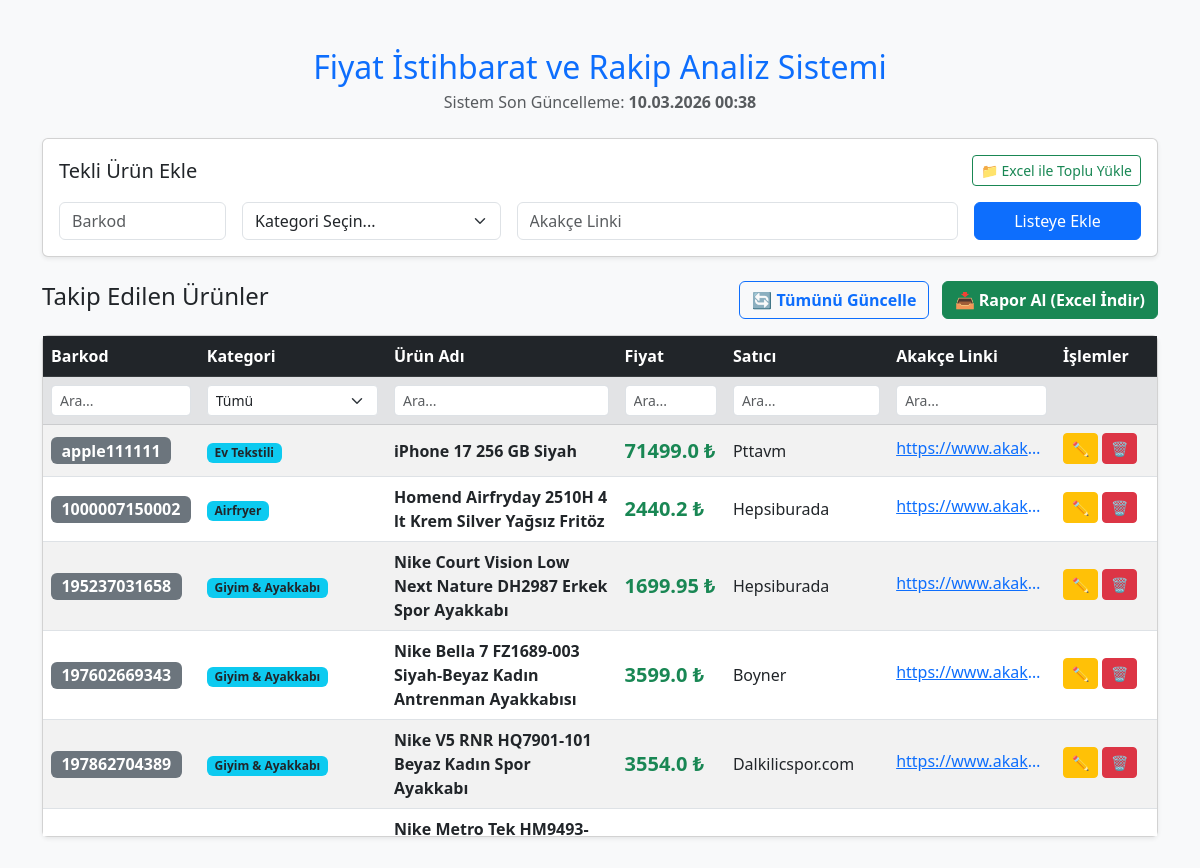
The page / on the database its author committed.
### tables this page shows
CREATE TABLE urunler 
                      (id INTEGER PRIMARY KEY AUTOINCREMENT, 
                       barkod TEXT, 
                       urun_adi TEXT, 
                       kategori TEXT,
                       link TEXT,
                       fiyat TEXT,
                       satici TEXT,
                       son_guncelleme TEXT);

### app.py (the view)
@app.route('/')
def index():
    global bot_calisiyor_mu, durdur_sinyali # Bu satırı ekledik
    conn = baglan()
    cursor = conn.cursor()
    cursor.execute("SELECT COUNT(*) FROM urunler")
    toplam = cursor.fetchone()[0] or 0
    cursor.execute("SELECT COUNT(*) FROM urunler WHERE fiyat='Bekleniyor ⏳'")
    bekleyen = cursor.fetchone()[0] or 0
    tamamlanan = toplam - bekleyen
    yuzde = int((tamamlanan / toplam) * 100) if toplam > 0 else 0
    kalan_saniye = bekleyen * 4.5
    if kalan_saniye > 60:
        kalan_sure_metin = f"{int(kalan_saniye // 60)} dk {int(kalan_saniye % 60)} sn"
    else:
        kalan_sure_metin = f"{int(kalan_saniye)} sn"
    if bekleyen == 0:
        kalan_sure_metin = "Tamamlandı"
    cursor.execute("SELECT MAX(son_guncelleme) FROM urunler WHERE son_guncelleme != 'Bekleniyor ⏳'")
    son_guncelleme_raw = cursor.fetchone()[0]
    if son_guncelleme_raw and son_guncelleme_raw != 'Bekleniyor ⏳':
        try:
            dt = datetime.strptime(son_guncelleme_raw, "%Y-%m-%d %H:%M:%S")
            son_guncelleme_genel = dt.strftime("%d.%m.%Y %H:%M") # Kullanıcıya gösterilecek güzel format
        except:
            son_guncelleme_genel = "Bilinmiyor"
    else:
        son_guncelleme_genel = "Henüz güncelleme yapılmadı"
    cursor.execute("SELECT * FROM urunler")
    urunler = cursor.fetchall()
    conn.close()
    bot_aktif_durum = bot_calisiyor_mu and not durdur_sinyali
    return render_template('index.html', urunler=urunler, kategoriler=KATEGORILER,
                           toplam=toplam, tamamlanan=tamamlanan, bekleyen=bekleyen,
                           yuzde=yuzde, kalan_sure_metin=kalan_sure_metin,
                           son_guncelleme_genel=son_guncelleme_genel,
                           bot_aktif=bot_aktif_durum) # Sadece bu değişkenin adını değiştirdik

### database.py (called while the page is built)
def baglan():
    return sqlite3.connect('urunler.db')

### templates/index.html (shortened to what this page needs)
<!DOCTYPE html>
<html lang="tr">
<head>
    <link href="https://cdn.jsdelivr.net/npm/bootstrap@5.3.0/dist/css/bootstrap.min.css" rel="stylesheet">
</head>
<body class="bg-light">
    <div class="container mt-5">
        <h2 class="mb-1 text-center text-primary">Fiyat İstihbarat ve Rakip Analiz Sistemi</h2>
        <p class="text-center text-muted mb-4" id="sonGuncellemeAlani">Sistem Son Güncelleme: <strong>{{ son_guncelleme_genel }}</strong></p>
        <div class="card mb-4 shadow-sm">
            <div class="card-body">
                <div class="d-flex justify-content-between align-items-center mb-3">
                    <h5 class="card-title mb-0">Tekli Ürün Ekle</h5>
                    <button type="button" class="btn btn-sm btn-outline-success" data-bs-toggle="modal" data-bs-target="#bulkUploadModal">
                        📁 Excel ile Toplu Yükle
                    </button>
                </div>
                <form action="/ekle" method="POST" class="row g-3">
                    <div class="col-md-2">
                        <input type="text" class="form-control" name="barkod" placeholder="Barkod" required>
                    </div>
                    <div class="col-md-3">
                        <select class="form-select" name="kategori" required>
                            <option value="" disabled selected>Kategori Seçin...</option>
                        </select>
                    </div>
                    <div class="col-md-5">
                        <input type="url" class="form-control" name="link" placeholder="Akakçe Linki" required>
                    </div>
                    <div class="col-md-2">
                        <button type="submit" class="btn btn-primary w-100" onclick="this.innerHTML='Ekleniyor...'">Listeye Ekle</button>
                    </div>
                </form>
            </div>
        </div>
        <div class="d-flex justify-content-between align-items-center mb-3">
            <h4>Takip Edilen Ürünler</h4>
            <div>
                <a href="/tumunu_guncelle" class="btn btn-outline-primary fw-bold me-2" onclick="return confirm('Mevcut tüm ürünlerin fiyatları silinip baştan taranacaktır. Emin misiniz?');">🔄 Tümünü Güncelle</a>
                <a href="/excel_indir" class="btn btn-success fw-bold">📥 Rapor Al (Excel İndir)</a>
            </div>
        </div>
        <div class="card shadow-sm mb-5">
            <div class="card-body p-0">
                <div class="table-responsive" style="max-height: 500px; overflow-y: auto;">
                    <table class="table table-striped table-hover align-middle mb-0" id="urunTablosu">
                        <thead class="table-dark" style="position: sticky; top: 0; z-index: 10;">
                            <tr>
                                <th style="width: 10%;">Barkod</th>
                                <th style="width: 15%;">Kategori</th>
                                <th style="width: 25%;">Ürün Adı</th>
                                <th style="width: 10%;">Fiyat</th>
                                <th style="width: 15%;">Satıcı</th>
                                <th style="width: 15%;">Akakçe Linki</th>
                                <th style="width: 10%;">İşlemler</th>
                            </tr>
                            <tr class="table-secondary">
                                <th><input type="text" class="form-control form-control-sm column-filter" data-col="0" placeholder="Ara..."></th>
                                <th>
                                    <select class="form-select form-select-sm column-filter" data-col="1">
                                        <option value="">Tümü</option>
                                    </select>
                                </th>
                                <th><input type="text" class="form-control form-control-sm column-filter" data-col="2" placeholder="Ara..."></th>
                                <th><input type="text" class="form-control form-control-sm column-filter" data-col="3" placeholder="Ara..."></th>
                                <th><input type="text" class="form-control form-control-sm column-filter" data-col="4" placeholder="Ara..."></th>
                                <th><input type="text" class="form-control form-control-sm column-filter" data-col="5" placeholder="Ara..."></th>
                                <th></th>
                            </tr>
                        </thead>
                        <tbody id="tabloGövdesi">
                            {% for urun in urunler %}
                            <tr>
                                <td><span class="badge bg-secondary fs-6">{{ urun[1] }}</span></td>
                                <td><span class="badge bg-info text-dark">{{ urun[3] }}</span></td>
                                <td><strong>{{ urun[2] }}</strong></td>
                                {% if "Bekleniyor" in urun[5] %}
                                    <td class="text-warning fw-bold">{{ urun[5] }}</td>
                                {% elif "Çekilemedi" in urun[5] %}
                                    <td class="text-danger fw-bold">{{ urun[5] }}</td>
                                {% else %}
                                    <td class="text-success fw-bold fs-5">{{ urun[5] }} ₺</td>
                                {% endif %}
                                <td>{{ urun[6] }}</td>
                                <td><a href="{{ urun[4] }}" target="_blank" class="text-truncate d-inline-block" style="max-width: 150px;">{{ urun[4] }}</a></td>
                                <td>
                                    <button type="button" class="btn btn-sm btn-warning mb-1" data-bs-toggle="modal" data-bs-target="#editModal{{ urun[0] }}">✏️</button>
                                    <a href="/sil/{{ urun[0] }}" class="btn btn-sm btn-danger mb-1" onclick="return confirm('Silmek istediğinize emin misiniz?');">🗑️</a>
                                </td>
                            </tr>
                            {% else %}
                            <tr id="bosSatir">
                                <td colspan="7" class="text-center text-muted py-3">Henüz takip edilen bir ürün yok.</td>
                            </tr>
                            {% endfor %}
                        </tbody>
                    </table>
                </div>
            </div>
        </div>
    </div>
</body>
</html>

### rows shown on the page
urunler: barkod "apple111111", kategori "Ev Tekstili", urun_adi "iPhone 17 256 GB Siyah", fiyat "71499.0", satici "Pttavm", link "https://www.akak…"
urunler: barkod "1000007150002", kategori "Airfryer", urun_adi "Homend Airfryday 2510H 4 lt Krem Silver Yağsız Fritöz", fiyat "2440.2", satici "Hepsiburada", link "https://www.akak…"
urunler: barkod "195237031658", kategori "Giyim & Ayakkabı", urun_adi "Nike Court Vision Low Next Nature DH2987 Erkek Spor Ayakkabı", fiyat "1699.95", satici "Hepsiburada", link "https://www.akak…"
urunler: barkod "197602669343", kategori "Giyim & Ayakkabı", urun_adi "Nike Bella 7 FZ1689-003 Siyah-Beyaz Kadın Antrenman Ayakkabısı", fiyat "3599.0", satici "Boyner", link "https://www.akak…"
urunler: barkod "197862704389", kategori "Giyim & Ayakkabı", urun_adi "Nike V5 RNR HQ7901-101 Beyaz Kadın Spor Ayakkabı", fiyat "3554.0", satici "Dalkilicspor.com", link "https://www.akak…"
urunler: urun_adi "Nike Metro Tek…"

### other values the page prints
{{ son_guncelleme_genel }} "10.03.2026 00:38"
